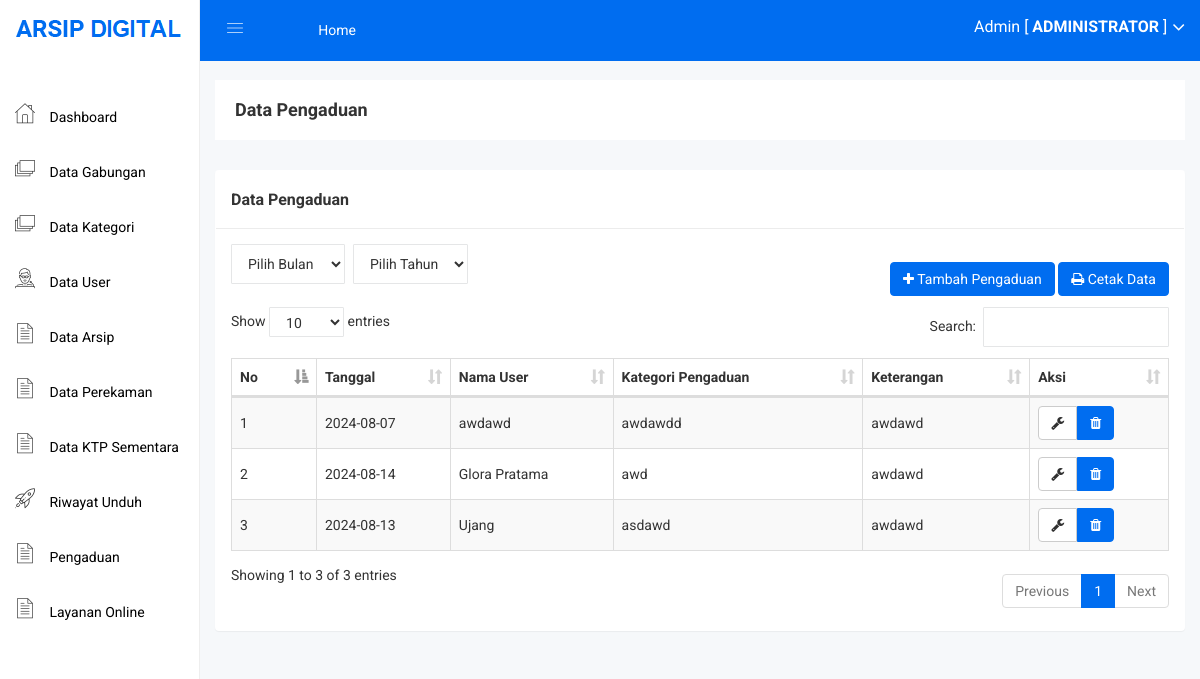
The page /admin/pengaduan.php (signed in) on the database its author committed.
### tables this page shows
CREATE TABLE IF NOT EXISTS `pengaduan` (
  `id_pengaduan` int NOT NULL AUTO_INCREMENT,
  `tanggal` date NOT NULL,
  `nama_user` varchar(255) NOT NULL,
  `kategori_pengaduan` varchar(255) NOT NULL,
  `keterangan` text NOT NULL,
  PRIMARY KEY (`id_pengaduan`)
);

### admin/pengaduan.php (the view, shortened to what this page needs)
<?php include 'header.php'; ?>
<br>
<br>
<div class="breadcome-area">
    <div class="container-fluid">
        <div class="row">
            <div class="col-lg-12 col-md-12 col-sm-12 col-xs-12">
                <div class="breadcome-list">
                    <div class="row">
                        <div class="col-lg-6 col-md-6 col-sm-6 col-xs-12">
                            <div class="breadcome-heading">
                                <h4 style="margin-bottom: 0px">Data Pengaduan</h4>
                            </div>
                        </div>
                    </div>
                </div>
            </div>
        </div>
    </div>
</div>
<div class="container-fluid">
    <div class="panel panel">
        <div class="panel-heading">
            <h3 class="panel-title">Data Pengaduan</h3>
        </div>
        <div class="panel-body">
            <div class="d-flex align-items-center justify-content-between mb-2">
                <div class="d-flex">
                    <div class="form-group">
                        <?= renderMonthSelect('bulan'); ?>
                    </div>
                    <div class="form-group mx-2">
                        <?= renderYearSelect('tahun', 2020, 2025); ?>
                    </div>
                </div>
                <div>
                    <a href="pengaduan_tambah.php" class="btn btn-primary"><i class="fa fa-plus"></i> Tambah Pengaduan</a>
                    <a href="pengaduan_cetak.php?<?= getUrlParams() ?>" class="btn btn-primary"><i class="fa fa-print"></i> Cetak Data</a>
                </div>
            </div>
            <table id="table" class="table table-bordered table-striped table-hover table-datatable">
                <thead>
                    <tr>
                        <th>No</th>
                        <th>Tanggal</th>
                        <th>Nama User</th>
                        <th>Kategori Pengaduan</th>
                        <th>Keterangan</th>
                        <th>Aksi</th>
                    </tr>
                </thead>
                <tbody>
                    <?php
                    $no = 1;
                    $bulan = isset($_GET['bulan']) ? $_GET['bulan'] : date('m');
                    $tahun = isset($_GET['tahun']) ? $_GET['tahun'] : date('Y');
                    $data = mysqli_query($koneksi, "SELECT * FROM pengaduan WHERE MONTH(tanggal)='$bulan' AND YEAR(tanggal)='$tahun'");
                    while ($d = mysqli_fetch_array($data)) {
                    ?>
                        <tr>
                            <td><?= $no++; ?></td>
                            <td><?= $d['tanggal']; ?></td>
                            <td><?= $d['nama_user']; ?></td>
                            <td><?= $d['kategori_pengaduan']; ?></td>
                            <td><?= $d['keterangan']; ?></td>
                            <td>
                                <div class="btn-group">
                                    <a href="pengaduan_edit.php?id=<?= $d['id_pengaduan']; ?>" class="btn btn-default"><i class="fa fa-wrench"></i></a>
                                    <button type="button" class="btn btn-primary" data-toggle="modal" data-target="#deleteModal_<?= $d['id_pengaduan']; ?>">
                                        <i class="fa fa-trash"></i>
                                    </button>
                                </div>
                            </td>
                        </tr>
                    <?php
                    }
                    ?>
                </tbody>
            </table>
        </div>
    </div>
</div>
<?php include 'footer.php'; ?>

### assets/css/main.css (style rules this page uses)
html { color: #222; font-size: 1em; line-height: 1.4; }

### assets/css/style.css (style rules this page uses)
table .btn { margin: 0px !important; }
.btn-primary { background: #006df0; color: white !important; border: 1px solid #006df0; }
.panel-heading { padding: 20px 15px; border-bottom: 1px solid #ececec; }
td { vertical-align: middle !important; }
.mr-2, .mx-2 { margin-right: 0.5rem !important; }
.mb-2, .my-2 { margin-bottom: 0.5rem !important; }
.ml-2, .mx-2 { margin-left: 0.5rem !important; }
.d-flex { display: flex !important; }
.justify-content-between { justify-content: space-between !important; }
.align-items-center { align-items: center !important; }

### assets/js/DataTables/datatables.css (style rules this page uses)
table.dataTable { clear: both; margin-top: 6px !important; margin-bottom: 6px !important; max-width: none !important; border-collapse: separate !important; }
table.dataTable td, table.dataTable th { -webkit-box-sizing: content-box; box-sizing: content-box; }
table.dataTable thead > tr > th.sorting_asc, table.dataTable thead > tr > th.sorting_desc, table.dataTable thead > tr > th.sorting, table.dataTable thead > tr > td.sorting_asc, table.dataTable thead > tr > td.sorting_desc, table.dataTable thead > tr > td.sorting { padding-right: 30px; }
table.dataTable thead .sorting, table.dataTable thead .sorting_asc, table.dataTable thead .sorting_desc, table.dataTable thead .sorting_asc_disabled, table.dataTable thead .sorting_desc_disabled { cursor: pointer; position: relative; }
table.dataTable thead .sorting:after, table.dataTable thead .sorting_asc:after, table.dataTable thead .sorting_desc:after, table.dataTable thead .sorting_asc_disabled:after, table.dataTable thead .sorting_desc_disabled:after { position: absolute; bottom: 8px; right: 8px; display: block; font-family: 'Glyphicons Halflings'; opacity: 0.5; }
table.dataTable thead .sorting:after { opacity: 0.2; content: "\e150"; }
table.dataTable thead .sorting_asc:after { content: "\e155"; }
table.table-bordered.dataTable th, table.table-bordered.dataTable td { border-left-width: 0; }
table.table-bordered.dataTable th:last-child, table.table-bordered.dataTable th:last-child, table.table-bordered.dataTable td:last-child, table.table-bordered.dataTable td:last-child { border-right-width: 0; }
table.table-bordered.dataTable tbody th, table.table-bordered.dataTable tbody td { border-bottom-width: 0; }

### rows shown on the page
pengaduan: tanggal "2024-08-07", nama_user "awdawd", kategori_pengaduan "awdawdd", keterangan "awdawd"
pengaduan: tanggal "2024-08-14", nama_user "Glora Pratama", kategori_pengaduan "awd", keterangan "awdawd"
pengaduan: tanggal "2024-08-13", nama_user "Ujang", kategori_pengaduan "asdawd", keterangan "awdawd"

### other values the page prints
$_SESSION['nama'] "Admin"
